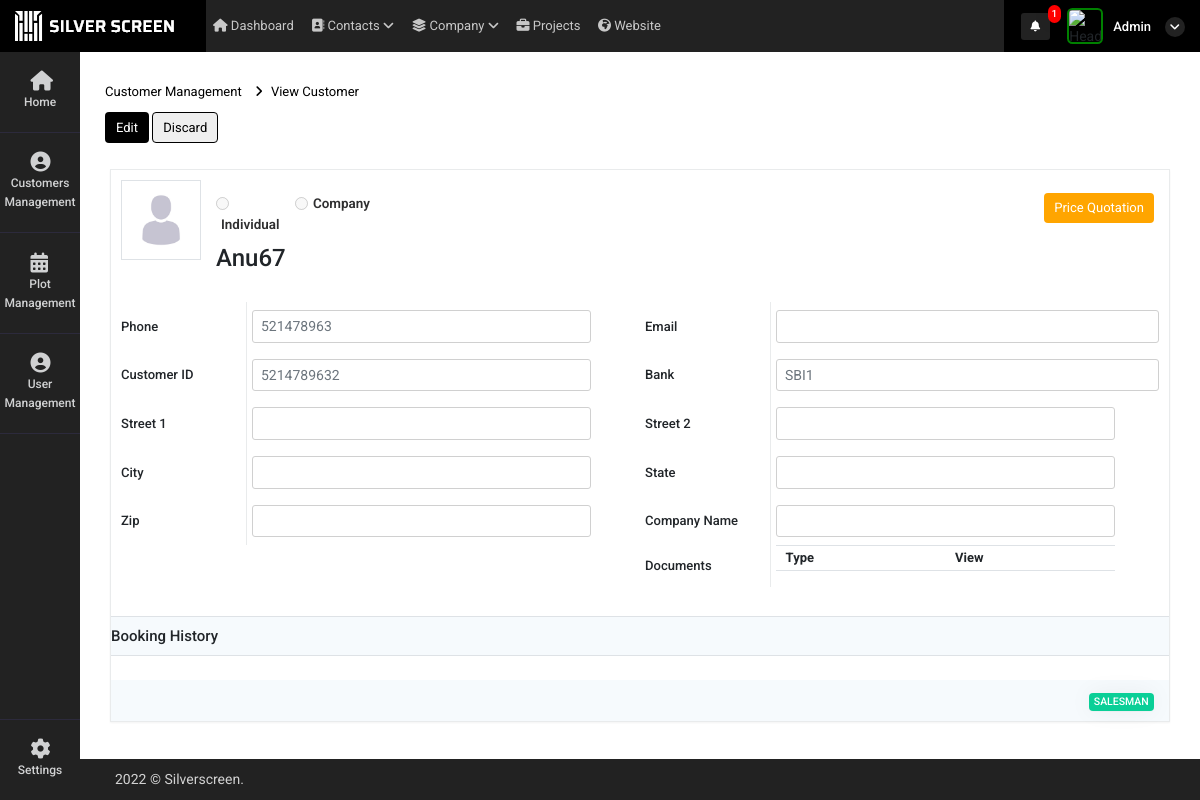
/customer_more_details?id=18 (signed in), run on an earlier commit of the app's database.
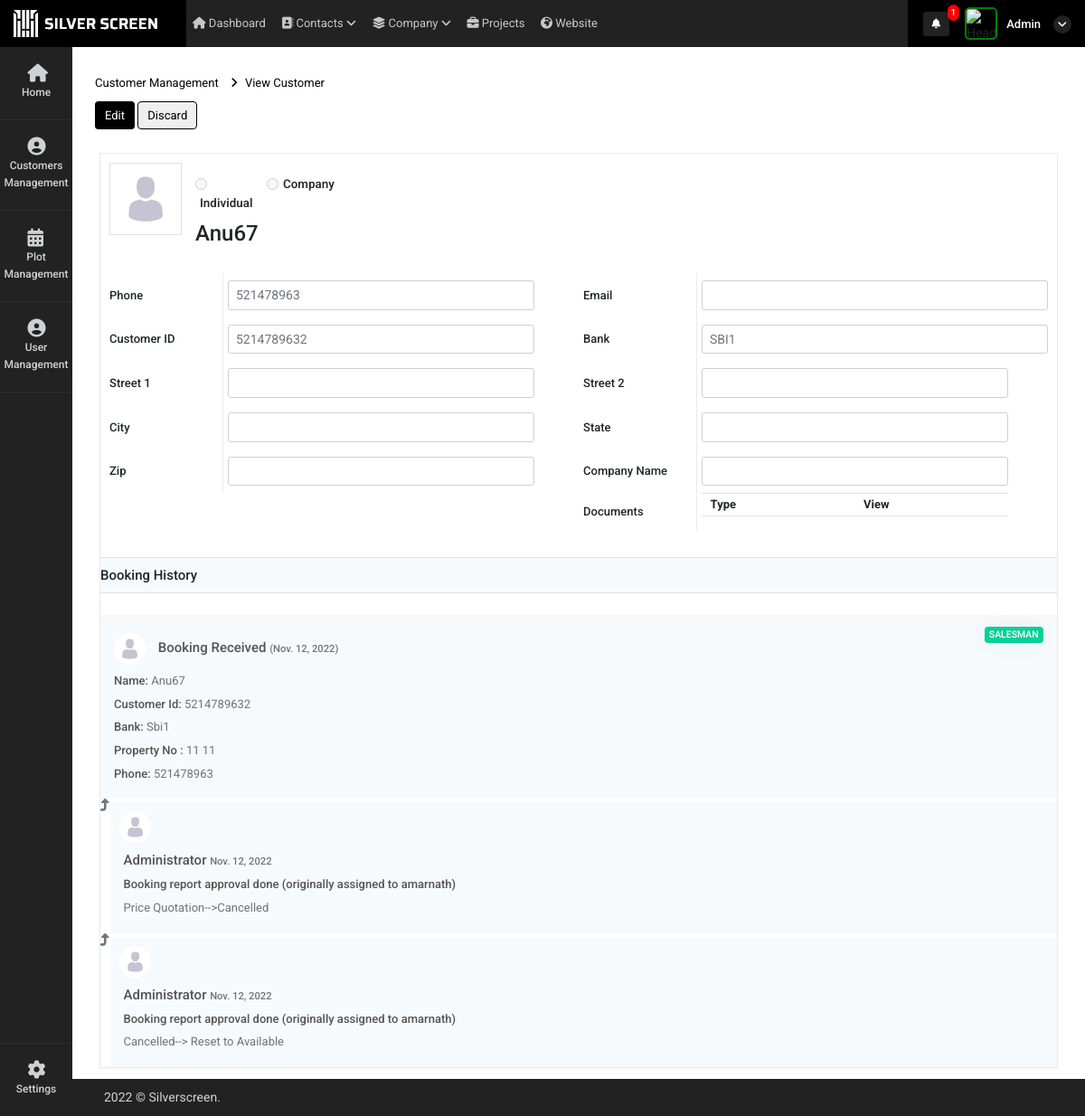
And on a later commit of the database.
### super_admin/models.py (models this page shows, shortened)
class common(models.Model):  # COMM0N
    dt = models.DateField(auto_now=True)
    tm = models.TimeField(auto_now=True)
    updated = models.DateTimeField(default=timezone.now)
    status = models.CharField(max_length=255, null=True)
    class Meta:
        abstract = True

class user_request_plot(common):
    customer_id = models.ForeignKey(Customer_details,on_delete=models.CASCADE,related_name="user_request_plot_customer_id", null=True)
    auth_user = models.ForeignKey(User,on_delete=models.CASCADE,related_name="user_request_plot_login_id", null=True)
    user_id = models.ForeignKey(user_Details,on_delete=models.CASCADE,related_name="user_request_plot_user_login_id", null=True)
    property_mapping_id = models.ForeignKey(intractive_map,on_delete=models.CASCADE,related_name="user_request_plot_user_login_id", null=True)
    name = models.CharField(max_length=255,null=True)
    booking_id = models.CharField(max_length=255,null=True)
    phone = models.CharField(max_length=255,null=True)
    bank = models.CharField(max_length=255,null=True)
    manager_id = models.ForeignKey(user_Details,on_delete=models.CASCADE,related_name="user_request_plot_manager_id", null=True)
    read_status = models.IntegerField(default=0)
    booking_status = models.IntegerField(null=True)
    reset_to_availale = models.IntegerField(null=True)
    available_status = models.IntegerField(default=1)
    bank_relation_id = models.ForeignKey(Bank_details,on_delete=models.CASCADE,related_name="user_request_plot_Bank_details_id", null=True)
    customer_doc_id = models.FileField(upload_to="customer_document",null=True)
    contract_certi = models.FileField(upload_to="customer_document",null=True)
    tax_certificate  = models.FileField(upload_to="customer_document",null=True)
    other_document = models.FileField(upload_to="customer_document",null=True)

class user_Details(common):
    auth_user = models.ForeignKey(User,on_delete=models.CASCADE,related_name="auth_user_login_id", null=True)
    name = models.CharField(max_length=255,null=True)
    phone = models.CharField(max_length=255,null=True)
    email = models.EmailField(null=True)
    mobile = models.CharField(max_length=255,null=True)
    emp_id = models.CharField(max_length=255,null=True)
    address1 = models.CharField(max_length=255,null=True)
    address2 = models.CharField(max_length=255,null=True)
    city = models.CharField(max_length=255,null=True)
    state = models.CharField(max_length=255,null=True)
    country = models.CharField(max_length=255,null=True)
    zip = models.CharField(max_length=255,null=True)
    password_geration_type = models.CharField(max_length=255,choices=password_generate_option,null=True)
    user_type = models.CharField(max_length=255,choices=login_user_type,null=True)
    atatchment = models.FileField(upload_to="user_image",null=True)
    created_by = models.ForeignKey(User,on_delete=models.CASCADE,related_name="added_by_user_id", null=True)
    plot_list_view = models.CharField(max_length=255,null=True)
    price_visibility = models.IntegerField(null=True,default=1)
    property_access =  models.CharField(max_length=255,choices=property_access_option,null=True)
    manager_nav_ploat_permission = models.IntegerField(default=0)
    manager_nav_user_permission = models.IntegerField(default=0)
    manager_nav_plot_edit_permission = models.IntegerField(default=0)

class intractive_map(models.Model):
    Name = models.CharField(max_length=255, null=True)
    customer_id_mapping = models.ForeignKey('super_admin.Customer_details',on_delete=models.CASCADE,related_name="intractive_map_customer_id", null=True)
    customer_id = models.CharField(max_length=255,null=True)
    Phoneno = models.CharField(max_length=255, null=True)
    UnitNo = models.IntegerField(null=True)
    UnitNo_primary = models.IntegerField(null=True)
    BlockNo = models.CharField(max_length=255, null=True)
    UnitArea = models.FloatField(max_length=255, null=True)
    LandArea = models.FloatField(max_length=255, null=True)
    UType = models.CharField(max_length=255, null=True)
    Price = models.FloatField(blank=True, null=True)
    Bank = models.CharField(max_length=255,null=True)
    Status = models.CharField(max_length=255,null=True)
    dt = models.DateField(auto_now_add=True)
    tm = models.TimeField(auto_now_add=True)
    current_status = models.CharField(max_length=255,null=True)
    attached_file = models.FileField(upload_to="property_image",null=True)
    currency = models.CharField(max_length=255,null=True,default="SAR")
    Price_currency = models.CharField(max_length=255,null=True)
    bank_relation_id = models.ForeignKey(Bank_details,on_delete=models.CASCADE,related_name="intractive_map_Bank_details_id", null=True)

class booking_log(common):
    booking_id = models.ForeignKey(user_request_plot,on_delete=models.CASCADE,related_name="booking_log_id", null=True)
    action_appy_user = models.ForeignKey(user_Details,on_delete=models.CASCADE,related_name="booking_log_user_login_id", null=True)
    auth_user = models.ForeignKey(User,on_delete=models.CASCADE,related_name="booking_log_auth_login_id", null=True)
    user_type = models.CharField(max_length=255,choices=login_user_type,null=True)
    d_text = models.TextField(null=True)
    status_content = models.TextField(null=True)
    log_type = models.CharField(max_length=255,choices=login_user_type,null=True)
    assigned_user_id =  models.ForeignKey(user_Details,on_delete=models.CASCADE,related_name="booking_log_assign_user_login_id", null=True)

### super_admin/views.py (the view)
# urls.py: path('customer_more_details',views.customer_more_details,name='customer_more_details'),
def customer_more_details(request):
    id = request.GET.get("id")
    data = Customer_details.objects.get(id=id)
    current_booking = ''
    try:
        current_booking = user_request_plot.objects.get(customer_id_id=data.id,available_status=1)
    except:
        pass
    booking_history = user_request_plot.objects.filter(customer_id_id=data.id)
    bank_instance = Bank_details.objects.all()
    context = {
        'data':data,
        'current_booking':current_booking,
        'history':booking_history,
        'bank_instance':bank_instance
    }
    return render(request,'super_admin/customer_more_details.html',context)

### super_admin/templatetags/notification.py (called while the page is built, shortened)
@register.filter(name='get_notifications')
def get_notifications(value,args):
    user_dat = User.objects.get(id=value.id)
    st = user_dat.is_superuser
    data_count = ''
    if st == True:
        data_count = user_request_plot.objects.filter(read_status=0).count()
    return data_count

@register.filter(name='get_loginUsernameImage')
def get_loginUsernameImage(value,args):
    user_dat = User.objects.get(id=value.id)
    st = user_dat.is_superuser
    image_url = ''
    if st == True:
        image_url = 'http://10.10.10.119:8000/static/adminicon.jpg'
    else:
        user_data = user_Details.objects.get(auth_user=value.id)
        if user_data.atatchment == '':
            image_url = 'http://10.10.10.119:8000/static/adminicon.jpg'
        else:
            image_url ='../media/'+str(user_data.atatchment)
    return image_url

@register.filter(name='get_user_type')
def get_user_type(value,args):
    user_dat = User.objects.get(id=value.id)
    st = user_dat.is_superuser
    if st == True:
        return False

### super_admin/templates/super_admin/customer_more_details.html (shortened to what the changed rows need)
{% extends "super_admin/base.html" %}
{% load static %}
{% block content %}
<div class="container-fluid mt-4">
    <div class="row pay-main view">
        <div class="col-lg-12 px-0">
            <div class="card noti-card" id="orderList">
                <div class="card-body bb-0 pt-0 p-0">
                    <div>
                        <div class="payslip mb-5">
                            <div class="row pay-main mb-4">
                                <div class="customer-head mb-4 col-md-12">
                                    <div class="cust-name row">
                                        <div class="col">
                                                {% if current_booking %}
                                                <a href="property_update?id={{current_booking.property_mapping_id.id}}"><button style="float: right;padding: 5px 10px !important;border: none; {% if current_booking.booking_status == 1 %} color: #fff;
                                                    background-color: orange; {% elif current_booking.booking_status == 2   %}     color: #fff;
                            background-color: #e40000;  {% elif current_booking.booking_status == 3   %}     color: #fff;
                            background-color: gray; {% endif %}" type="button" class="btn btn-pri pay discard-payroll">
                                                    {% if current_booking.booking_status == 1 %}
                                                    Price Quotation
                                                    {% elif current_booking.booking_status == 0  %}
                                                    Available
                                                    {% elif current_booking.booking_status == 2  %}
                                                    Confirmed
                                                    {% elif current_booking.booking_status == 3  %}
                                                    Cancelled
                                                    {% endif %}
                                                </button></a>
                                                {% endif %}
                                                <br>
                                        </div>
                                    </div>
                                </div>
                                <div class="col-md-6 cust-details p-0">
                                    <div class="row">
                                        <div class="col-md-8 d-flex align-items-center">
                                            <div class="table-responsive">
                                                <table class="table">
                                                <thead>
                                                  <tr>
                                                    <th scope="col">Type</th>
                                                    <th scope="col">View</th>
                                                  </tr>
                                                </thead>
                                              </table>
                                              </div>
                                        </div>
                                    </div>
                                </div>
                            </div>
                            {% if history %}
                            <div class="paytab">
                                <div class="tab-content text-muted">
                                    <div class="tab-pane active show" role="tabpanel">
                                    {% for i in history %}
                                        <div class="row msging schdul-box mt-1" >
                                            <div class="col-9">
                                                <h5>
                                                {% if i.available_status == 1 %}
                                                <!-- <span style="    color: #ff0f0f;
                                                font-size: 15px;
                                                font-weight: bold;">New</span> -->
                                                {% else %}
                                                {% if j.user_type == "administrator" %}
                                                <img src="{% static 'adminicon.jpg' %}" alt="">
                                                {% else %}
                                                {% if j.assigned_user_id.atatchment == '' %}
                                                <img src="{% static 'adminicon.jpg' %}" alt="">
                                                {% elif j.assigned_user_id.atatchment == None %}
                                                <img src="{% static 'adminicon.jpg' %}" alt="">
                                                {% else %}
                                                <img src="../media/{{j.assigned_user_id.atatchment}}" alt="">
                                                {% endif %}
                                                {% endif %}
                                                Booking Received  <span> ({{i.dt}})</span></h5>
                                                <h6>Name: <span>{{i.name|title}}</span>
                                                </h6>
                                                <h6>Customer Id: <span>{{i.booking_id|title}}</span>
                                                </h6>
                                                <h6>Bank: <span>{{i.bank|title}}</span>
                                                </h6>
                                                <h6>Property No : <span>{{i.property_mapping_id.BlockNo}} {{i.property_mapping_id.UnitNo}}</span></h6>
                                                        <h6>Phone: <span>{{i.phone}}
                                                           </span></h6>
                                                {% endif %}
                                            </div>
                                            <div class="col text-right">
                                                <span class="badge badge-success text-uppercase">{{i.user_id.user_type}}</span>
                                            </div>
                                        </div>
                                        {% for j in i.booking_log_id.all %}
                                        <div class="row">
                                            <i class="fas fa-level-up-alt log-level"></i>
                                            <div class="col msging schdul-box mt-1">
                                                {% if j.user_type == "administrator" %}
                            <img src="{% static 'adminicon.jpg' %}" alt="">
                            {% else %}
                            {% if j.assigned_user_id.atatchment == '' %}
                            <img src="{% static 'adminicon.jpg' %}" alt="">
                            {% else %}
                            <img src="../media/{{j.assigned_user_id.atatchment}}" alt="">
                            {% endif %}
                            {% endif %}
                                                <div class="col">
                                                {% if j.user_type == "administrator" %}
                                                <h5>{{j.user_type|title}}  <span> {{j.dt}}</span></h5>
                                                {% else %}
                                                <h5> {{j.auth_user.email|title}}  <span>{{j.dt}}</span></h5>
                                                {% endif %}
                                                    <h6>{{j.d_text}}</span>
                                                    </h6>
                                                    <h6><span>{{j.status_content}}</span></h6>
                                                </div>
                                            </div>
                                        </div>
                                        {% endfor %}
                                    {% endfor %}
                                    </div>
                                </div>
                            </div>
                            {% endif %}
                        </div>
                    </div>
                </div>
            </div>
        </div>
    </div>
</div>
        {% endblock %}

What changed in the data, as far as the page shows it:
changed user_request_plot "SALESMAN": available_status: picture added; available_status 1 → 0 (drawn); dt (not shown) → "Nov. 12, 2022"; name (not shown) → "Anu67"; booking_id (not shown) → "5214789632"; bank (not shown) → "Sbi1"; property_mapping_id.BlockNo (not shown) → "11"; property_mapping_id.UnitNo (not shown) → "11"; phone (not shown) → "521478963"; booking_status 1 → 3 (drawn)
added booking_log: user_type "Administrator", dt "Nov. 12, 2022", d_text "Booking report approval done (originally assigned to amarnath)", status_content "Price Quotation-->Cancelled"
added booking_log: user_type "Administrator", dt "Nov. 12, 2022", d_text "Booking report approval done (originally assigned to amarnath)", status_content "Cancelled--> Reset to Available"
Also different on the page:
text no longer shown: "Price Quotation"
